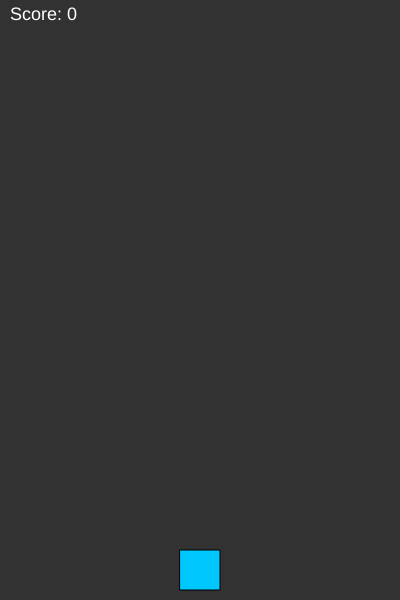
Frame 1 (no input)
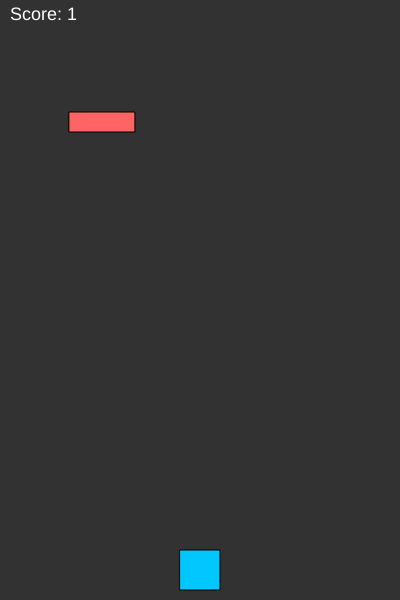
Frame 60 (no input)
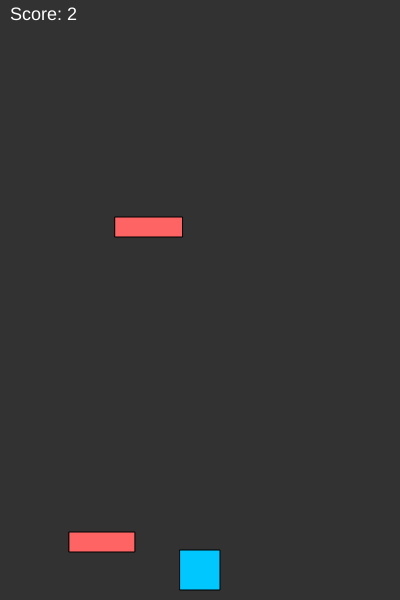
Frame 120 (the mouse pressed at the canvas centre since frame 60)

The p5.js sketch that drew these frames (run headless with seeded random() and noise() and a simulated clock; from frame 60 on, the mouse is pressed at the canvas centre):

// p5.js sketch
// ── sketch.js
let player;
let obstacles = [];
let score = 0;

function setup() {
  createCanvas(400, 600);
  player = new Player();
}

function draw() {
  background(50);

  player.show();
  player.move();

  // Obstáculos aparecem mais frequentemente (a cada 45 frames)
  if (frameCount % 45 === 0) {
    obstacles.push(new Obstacle());
    score++;
  }

  for (let i = obstacles.length - 1; i >= 0; i--) {
    obstacles[i].update();
    obstacles[i].show();

    if (obstacles[i].hits(player)) {
      noLoop();
      fill(255, 0, 0);
      textSize(32);
      textAlign(CENTER);
      text("Game Over", width / 2, height / 2);
    }

    if (obstacles[i].offscreen()) {
      obstacles.splice(i, 1);
    }
  }

  fill(255);
  textSize(18);
  text("Score: " + score, 10, 20);
}

class Player {
  constructor() {
    this.w = 40;
    this.h = 40;
    this.x = width / 2 - this.w / 2;
    this.y = height - this.h - 10;
    this.speed = 7; // mais rápido
  }

  show() {
    fill(0, 200, 255);
    rect(this.x, this.y, this.w, this.h);
  }

  move() {
    if (keyIsDown(LEFT_ARROW)) {
      this.x -= this.speed;
    }
    if (keyIsDown(RIGHT_ARROW)) {
      this.x += this.speed;
    }
    this.x = constrain(this.x, 0, width - this.w);
  }
}

class Obstacle {
  constructor() {
    this.w = random(30, 80);
    this.h = 20;
    this.x = random(0, width - this.w);
    this.y = 0;
    this.speed = 7; // mais rápido
  }

  update() {
    this.y += this.speed;
  }

  show() {
    fill(255, 100, 100);
    rect(this.x, this.y, this.w, this.h);
  }

  hits(player) {
    return (
      player.x < this.x + this.w &&
      player.x + player.w > this.x &&
      player.y < this.y + this.h &&
      player.y + player.h > this.y
    );
  }

  offscreen() {
    return this.y > height;
  }
}
